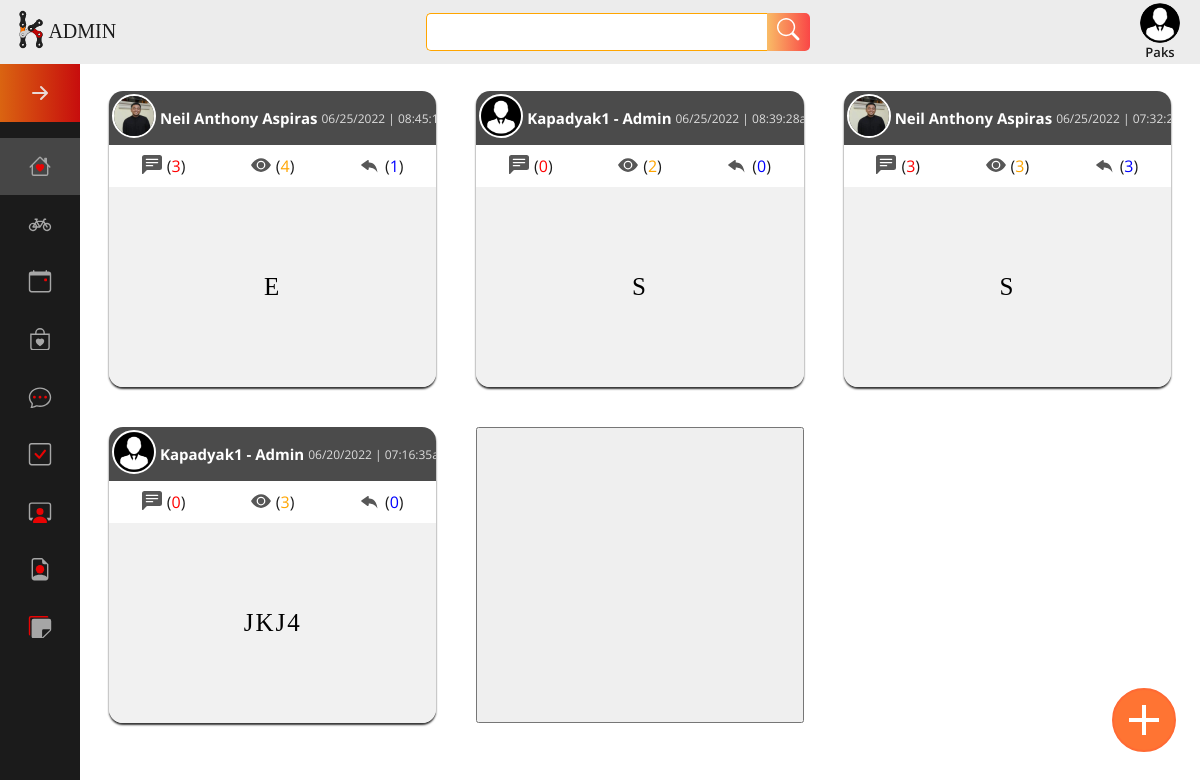
/Admin/home.php (signed in), run on the app's committed database.
### tables this page shows
CREATE TABLE `post` (
  `post_id` int(11) NOT NULL,
  `member_id` int(11) NOT NULL,
  `post_content` longtext NOT NULL,
  `date_posted` varchar(100) NOT NULL,
  `post_image` varchar(150) NOT NULL,
  `post_title` text NOT NULL,
  `topic` varchar(50) NOT NULL,
  `views` int(11) NOT NULL,
  `replies` int(11) NOT NULL,
  `threads` int(11) NOT NULL,
  `access` text NOT NULL
);

CREATE TABLE `members` (
  `member_id` int(11) NOT NULL,
  `email_address` varchar(255) DEFAULT NULL,
  `email_status` int(11) DEFAULT NULL,
  `username` varchar(255) DEFAULT NULL,
  `password` varchar(255) DEFAULT NULL,
  `confirm_password` varchar(255) DEFAULT NULL,
  `first_name` varchar(255) DEFAULT NULL,
  `middle_name` varchar(255) DEFAULT NULL,
  `last_name` varchar(255) DEFAULT NULL,
  `dob` date DEFAULT NULL,
  `sex` enum('Male','Female') DEFAULT NULL,
  `contact_number` int(11) DEFAULT NULL,
  `address` varchar(255) DEFAULT NULL,
  `image` varchar(255) NOT NULL,
  `online_status` text NOT NULL,
  `topic_ctr` varchar(255) NOT NULL,
  `threads_ctr` varchar(255) NOT NULL,
  `replies_ctr` varchar(255) NOT NULL,
  `access` varchar(50) NOT NULL,
  `unique_id` int(255) NOT NULL,
  `status` varchar(255) NOT NULL,
  `theme` varchar(255) NOT NULL
);

CREATE TABLE `user` (
  `lname` text NOT NULL,
  `mname` text NOT NULL,
  `fname` text NOT NULL,
  `password` text NOT NULL,
  `username` text NOT NULL,
  `user_id` int(15) NOT NULL,
  `last_logtime` text NOT NULL,
  `status` text NOT NULL
);

### Admin/feed.php (the view, shortened to what this page needs)
<?php
$conn = new PDO('mysql:host=localhost;dbname=db_kapadyak', 'root', '');
include('session.php');
  ?>
<table border="0" width="845"><tr><td></td></tr></table>
  <div class="feed-cards">
<?php
									$post_query = $conn->query("select * from post LEFT JOIN members on post.member_id = members.member_id where topic='FEED' order by post_id DESC");
									while($post_row = $post_query->fetch()){
                                    $ppppp=$post_row['post_id'];
                                    $access_query = $conn->query("select * from post where post_id='$ppppp'");
									while($access_row = $access_query->fetch())
                                    {
									                      $access=$access_row['access'];
                                        $user_idx=$access_row['member_id'];
									}
								?>
 <div class="feed-card">
    <div class="feed-card-heading">
 <table border="0">
 <tr>
 <th rowspan="2">
          <img src="
          <?php
          if($access=="Admin")
          {
          echo  "../images/logo_forum.png";
          }
          else
          {echo $post_row['image'];}?>" width="40" height="40" alt="..." class="img-square">
        </th>
 <td class="card-heading-name">
          <?php
if($access=="Admin")
{
   $name_query = $conn->query("select * from user where user_id='$user_idx'");
while($name_row = $name_query->fetch())
   {
echo $name_row['lname']." ".$name_row['fname']." ".$name_row['mname']." - Admin";
}
   }
else
{
   echo $post_row['first_name']." ".$post_row['middle_name']." ".$post_row['last_name'];
    }?>
 </td>
 <td class="card-heading-datetime"> <?php echo $post_row['date_posted'];?>  </td>
                                 </tr></table>
  </div>
  <div class="feed-card-body">
   <div class="card-body-header">
     <ul>
       <li>
         <span>
           (<font color="red"><?php  echo $post_row['threads']; ?></font>)
         </span>
       </li>
       <li>
       <span>
         (<font color="orange"><?php  echo $post_row['views']; ?></font>)
       </span>
       </li>
       <li>
       <span>(<font color="blue"><?php echo $post_row['replies']; ?></font>)</span>
       </li>
     </ul>
   </div>
   <div class="card-body-title">
    <?php echo $post_row['post_title']; ?>
   </div>
</div>
</div>
<?php } ?>

### Admin/style.css (style rules this page uses)
html body { margin: 0; padding: 0; box-sizing: border-box; }
:root { font-size: 16px; font-family: 'Open Sans', sans-serif; --text-primary: #b6b6b6; --text-secondary: #ececec; --text-red: rgb(255, 0, 0); --bg-primary: rgb(75, 75, 75); --bg-secondary: #1b1b1b; --gradient: linear-gradient(270deg, rgba(199,13,13,1) 0%, rgba(218,100,17,1) 100%); --transition-speed: 300ms; }
svg { width: 1.4rem; height: 1.4rem; }
header > li, a, span, input { font-family:'Open Sans'; font-size: 16px; color: var(--bg-secondary); text-decoration: none; list-style-type: none; }
.feed-cards { display: grid; margin: 1rem 1.5rem; padding: 5px; grid-template-columns: repeat(3, minmax(250px, 1fr)); grid-auto-rows: minmax(200px, auto); grid-gap: 2.5rem; border-radius: 1em; position: relative; }
.feed-card { font-size: 14px; border-radius: 1em; box-shadow: 0 2px 2px 0px #333; position: relative; overflow: hidden; }
.feed-card-heading { width: 100%; background-color: var(--bg-primary); text-transform: capitalize; color: white; white-space: nowrap; border-radius: .7em .7em 0 0; }
.feed-card-heading table tr th { width: 40px; }
.feed-card-heading table tr th img { border-radius: 50%; border: 2px solid white; }
.feed-card-heading table, .feed-card-body table { width: 100%; }
.card-heading-name { font-weight: bold; font-size: 15px; }
.card-heading-datetime { font-size: 12px; color: #ddd; }
.feed-card-body { overflow: hidden; border-radius: 0 0 .7em .7em ; z-index: 0; }
.card-body-header { z-index: 10; }
.card-body-header > ul { list-style-type: none; display: flex; justify-content: space-around; align-items: center; margin: 0; padding: 10px 0; background: rgb(255, 255, 255); }
.card-body-header > ul > li > svg { width: 20px; height: 20px; }
.card-body-header > ul > li { display: flex; justify-content: center; gap: 5px; }
.card-body-title { z-index: 1; word-wrap: break-word; display: flex; text-transform: uppercase; flex-direction: column; justify-content: center; position: relative; text-align: center; height: 200px; font-size: 25px; letter-spacing: 2px; font-family: 'Arial black'; background-color: rgb(241, 241, 241); position: relative; }
::placeholder { color: white; }
.img-square { height: 40px; width: 40px; border-radius: 50%; object-fit: cover; object-position: center; }

### data on the page
post: member.image (picture), member.first_name "Neil", member.middle_name "Anthony", member.last_name "Aspiras", date_posted "06/25/2022 |…", threads "3", views "4", replies "1", post_title "E"
post: date_posted "06/25/2022 |…", threads "0", views "2", replies "0", post_title "S"
user: fname "Kapadyak1"
post: member.image (picture), member.first_name "Neil", member.middle_name "Anthony", member.last_name "Aspiras", date_posted "06/25/2022 |…", threads "3", views "3", replies "3", post_title "S"
post: date_posted "06/20/2022 |…", threads "0", views "3", replies "0", post_title "JKJ4"

### other printed values
$session_Username "Paks"
